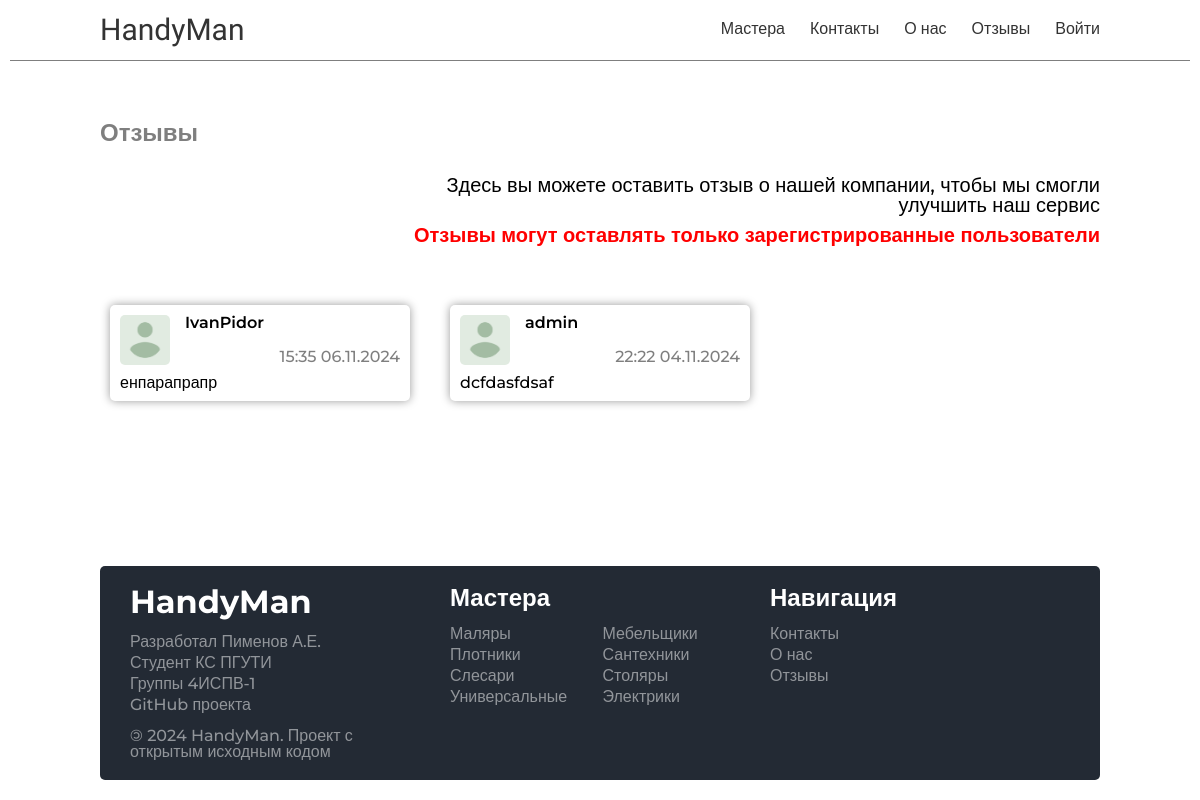
Before: /feedbacks/ with the older database file.
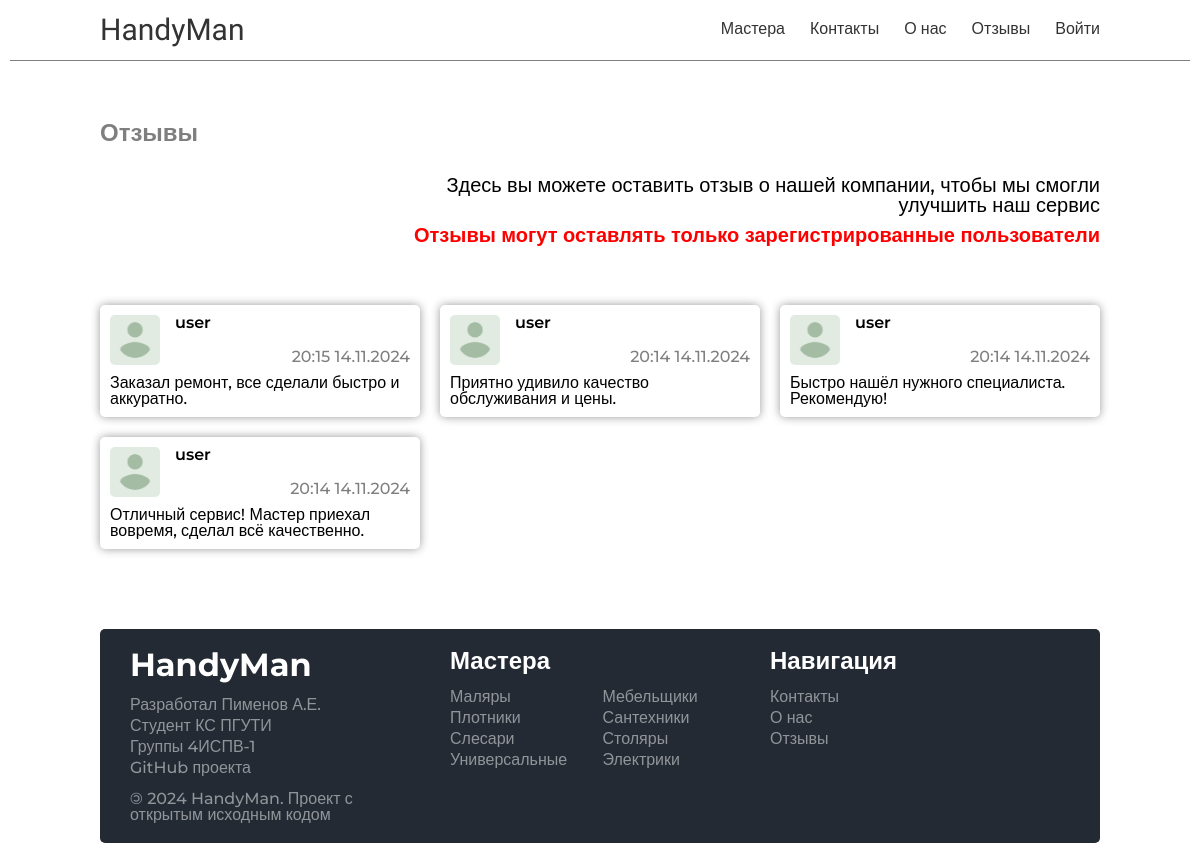
After: the same page with the newer database file.
### handyman/models.py (models this page shows, shortened)
class Feedbacks(models.Model):
    id = models.UUIDField(primary_key=True, default=uuid.uuid4, editable=False)
    name = models.CharField(max_length=100)
    feedback = models.TextField(max_length=200)
    created_at = models.DateTimeField(auto_now_add=True)

class Skills(models.Model):
    id = models.UUIDField(primary_key=True, default=uuid.uuid4, editable=False)
    name = models.CharField(max_length=100)
    cat_name = models.CharField(
        max_length=100
    )
    slug = models.CharField(max_length=100, unique=True)
    image = models.ImageField(upload_to='skills/images', blank=True, null=True)
    created_at = models.DateTimeField(auto_now_add=True)
    class Meta:
        ordering = ['cat_name']

### handyman/views.py (the view)
# urls.py: path('feedbacks/', views.feedbacks, name='feedbacks'),
def feedbacks(request):
    feedback_list = Feedbacks.objects.all().order_by('-created_at')
    data = {
        "title": "Отзывы",
        "feedback_list": feedback_list
    }
    return render(request, "handyman/pages/feedback_pages/feedbacks.html", context=data)

### handyman/templatetags/custom_filters.py (called while the page is built)
@register.filter
def is_in_group(user, group_name):
    return user.groups.filter(name=group_name).exists()

### handyman/templatetags/custom_tags.py (called while the page is built)
@register.simple_tag
def get_all_skills():
    return Skills.objects.all()

### handyman/templates/handyman/pages/feedback_pages/feedbacks.html (shortened to what this page needs)
{% extends "base.html" %}
{% load custom_filters %}
{% load static %}
{% block content %}
    {% include "handyman/include/header.html" %}
    <div class="main-container">
        <div class="main">
            <div class="feedback">
                <div class="feedback-info">
                    <h1>Отзывы</h1>
                    <div class="text">
                        <p>Здесь вы можете оставить отзыв о нашей компании, чтобы мы смогли улучшить наш сервис</p>
                        {% if user.is_authenticated %}
                            {% if user|is_in_group:"user" %}
                                <button type="button" onclick="location.href='{% url 'add_feedback' %}'">Оставить отзыв
                                </button>
                            {% else %}
                                <p class="error">Отзывы могут оставлять только пользователи</p>
                                <button type="button" disabled>Оставить отзыв
                                </button>
                            {% endif %}
                        {% else %}
                            <p class="error">Отзывы могут оставлять только зарегистрированные пользователи</p>
                        {% endif %}
                    </div>
                </div>
                <ul>
                    {% for feedback in feedback_list %}
                        <li>
                            <div class="feedback-head">
                                <img src="{% static 'handyman/img/account/user.png' %}" alt="{{ feedback.name }}"/>
                                <div class="userinfo">
                                    <h2>{{ feedback.name }}</h2>
                                    <p>{{ feedback.created_at|date:"H:i d.m.Y" }}</p>
                                </div>
                            </div>
                            <div class="feedback-body">
                                <p>{{ feedback.feedback }}</p>
                            </div>
                        </li>
                    {% empty %}
                        <p>Пока нет отзывов</p>
                    {% endfor %}
                </ul>
            </div>
        </div>
    </div>
    {% include "handyman/include/footer.html" %}
{% endblock content %}

### handyman/templates/handyman/include/footer.html
{% load custom_tags %}
<div class="footer-container">
    <div class="footer">
        <div class="footer-block">
            <h2>HandyMan</h2>
            <ul class="mt-20">
                <li>Разработал Пименов А.Е.</li>
                <li>Студент КС ПГУТИ</li>
                <li>Группы 4ИСПВ-1</li>
                <li>
                    <a href="https://github.com/binido/Course-work">GitHub проекта</a>
                </li>
                <li>
                    <span>&copy;</span> 2024 HandyMan. Проект с открытым исходным кодом
                </li>
            </ul>
        </div>
        <div class="footer-block">
            <h3>Мастера</h3>
            <ul class="grid-ul">
                {% get_all_skills as skills %}
                {% for skill in skills %}
                    <li><a href="{% url 'masters_type' skill.slug %}">{{ skill.cat_name }}</a></li>
                {% empty %}
                    <li>Нет доступных мастеров</li>
                {% endfor %}
            </ul>
        </div>
        <div class="footer-block">
            <h3>Навигация</h3>
            <ul>
                <li><a href="{% url 'contacts' %}">Контакты</a></li>
                <li><a href="{% url 'about' %}">О нас</a></li>
                <li><a href="{% url 'feedbacks' %}">Отзывы</a></li>
            </ul>
        </div>
    </div>
</div>

Changed rows visible on the page:
removed Feedbacks: name "IvanPidor", created_at "15:35 06.11.2024", feedback "енпарапрапр"
removed Feedbacks: name "admin", created_at "22:22 04.11.2024", feedback "dcfdasfdsaf"
added Feedbacks: name (placeholder picture), name "user", created_at "20:15 14.11.2024", feedback "Заказал ремонт, все сделали быстро и аккуратно."
added Feedbacks: name (placeholder picture), name "user", created_at "20:14 14.11.2024", feedback "Приятно удивило качество обслуживания и цены."
added Feedbacks: name (placeholder picture), name "user", created_at "20:14 14.11.2024", feedback "Быстро нашёл нужного специалиста. Рекомендую!"
added Feedbacks: name (placeholder picture), name "user", created_at "20:14 14.11.2024", feedback "Отличный сервис! Мастер приехал вовремя, сделал всё качественно."
